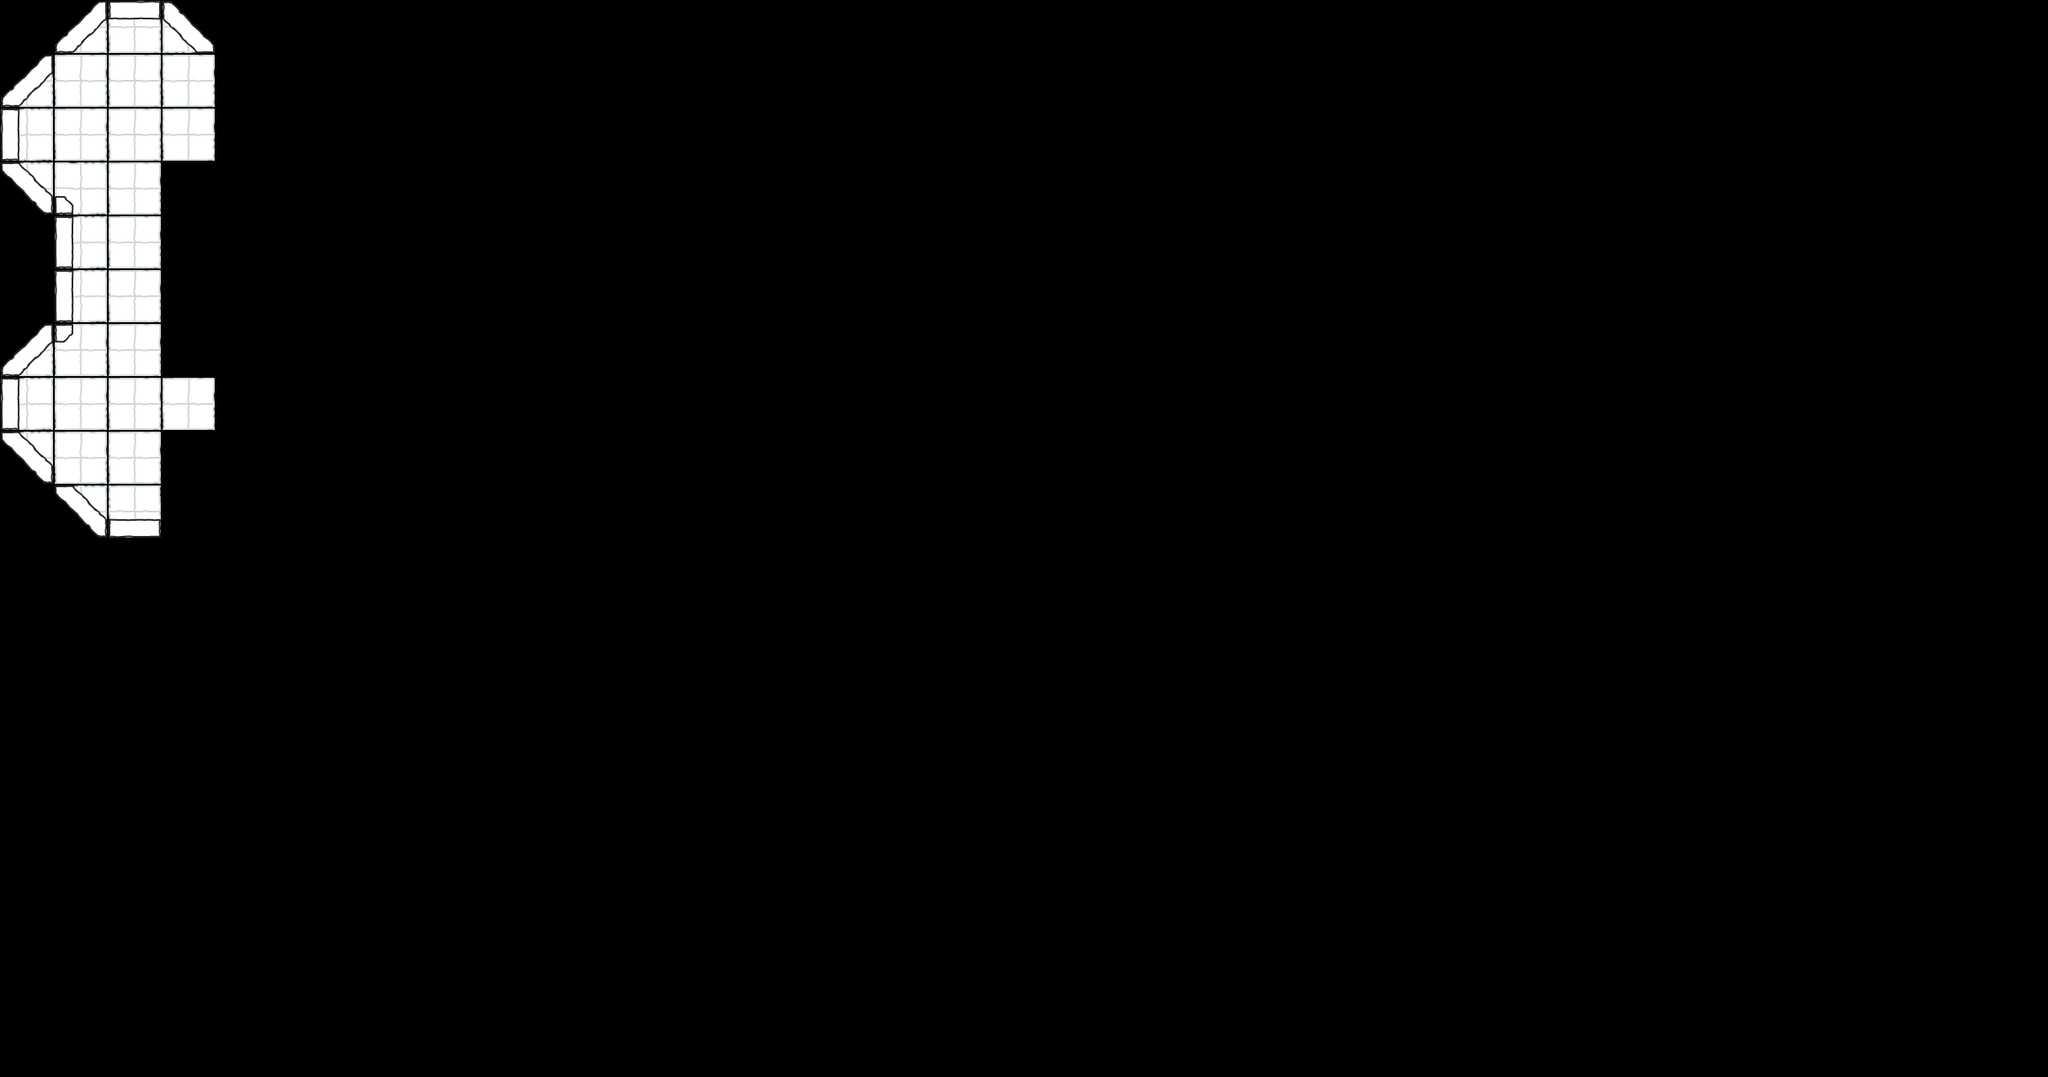

Below is a game level as drawn by its tile map, then a one-line description and the .tmx file that defines it, in full:
An orthogonal 38x20 tile map with 64x64 px tiles, 1 tile layer (Calque de Tuiles 1).

<map version="1.9" tiledversion="1.9.2" orientation="orthogonal" renderorder="right-down" width="38" height="20" tilewidth="64" tileheight="64" infinite="0" nextlayerid="2" nextobjectid="1">
 <tileset firstgid="1" source="tilesheet.tsx" />
 <layer id="1" name="Calque de Tuiles 1" width="38" height="20">
  <data encoding="csv">
0,31,4,2684354591,0,0,0,0,0,0,0,0,0,0,0,0,0,0,0,0,0,0,0,0,0,0,0,0,0,0,0,0,0,0,0,0,0,0,
31,15,15,15,0,0,0,0,0,0,0,0,0,0,0,0,0,0,0,0,0,0,0,0,0,0,0,0,0,0,0,0,0,0,0,0,0,0,
1610612740,15,15,15,0,0,0,0,0,0,0,0,0,0,0,0,0,0,0,0,0,0,0,0,0,0,0,0,0,0,0,0,0,0,0,0,0,0,
1610612767,1610612809,15,0,0,0,0,0,0,0,0,0,0,0,0,0,0,0,0,0,0,0,0,0,0,0,0,0,0,0,0,0,0,0,0,0,0,0,
0,1610612740,15,0,0,0,0,0,0,0,0,0,0,0,0,0,0,0,0,0,0,0,0,0,0,0,0,0,0,0,0,0,0,0,0,0,0,0,
0,1610612740,15,0,0,0,0,0,0,0,0,0,0,0,0,0,0,0,0,0,0,0,0,0,0,0,0,0,0,0,0,0,0,0,0,0,0,0,
31,73,15,0,0,0,0,0,0,0,0,0,0,0,0,0,0,0,0,0,0,0,0,0,0,0,0,0,0,0,0,0,0,0,0,0,0,0,
1610612740,15,15,15,0,0,0,0,0,0,0,0,0,0,0,0,0,0,0,0,0,0,0,0,0,0,0,0,0,0,0,0,0,0,0,0,0,0,
1610612767,15,15,0,0,0,0,0,0,0,0,0,0,0,0,0,0,0,0,0,0,0,0,0,0,0,0,0,0,0,0,0,0,0,0,0,0,0,
0,1610612767,3221225476,0,0,0,0,0,0,0,0,0,0,0,0,0,0,0,0,0,0,0,0,0,0,0,0,0,0,0,0,0,0,0,0,0,0,0,
0,0,0,0,0,0,0,0,0,0,0,0,0,0,0,0,0,0,0,0,0,0,0,0,0,0,0,0,0,0,0,0,0,0,0,0,0,0,
0,0,0,0,0,0,0,0,0,0,0,0,0,0,0,0,0,0,0,0,0,0,0,0,0,0,0,0,0,0,0,0,0,0,0,0,0,0,
0,0,0,0,0,0,0,0,0,0,0,0,0,0,0,0,0,0,0,0,0,0,0,0,0,0,0,0,0,0,0,0,0,0,0,0,0,0,
0,0,0,0,0,0,0,0,0,0,0,0,0,0,0,0,0,0,0,0,0,0,0,0,0,0,0,0,0,0,0,0,0,0,0,0,0,0,
0,0,0,0,0,0,0,0,0,0,0,0,0,0,0,0,0,0,0,0,0,0,0,0,0,0,0,0,0,0,0,0,0,0,0,0,0,0,
0,0,0,0,0,0,0,0,0,0,0,0,0,0,0,0,0,0,0,0,0,0,0,0,0,0,0,0,0,0,0,0,0,0,0,0,0,0,
0,0,0,0,0,0,0,0,0,0,0,0,0,0,0,0,0,0,0,0,0,0,0,0,0,0,0,0,0,0,0,0,0,0,0,0,0,0,
0,0,0,0,0,0,0,0,0,0,0,0,0,0,0,0,0,0,0,0,0,0,0,0,0,0,0,0,0,0,0,0,0,0,0,0,0,0,
0,0,0,0,0,0,0,0,0,0,0,0,0,0,0,0,0,0,0,0,0,0,0,0,0,0,0,0,0,0,0,0,0,0,0,0,0,0,
0,0,0,0,0,0,0,0,0,0,0,0,0,0,0,0,0,0,0,0,0,0,0,0,0,0,0,0,0,0,0,0,0,0,0,0,0,0
</data>
 </layer>
</map>
